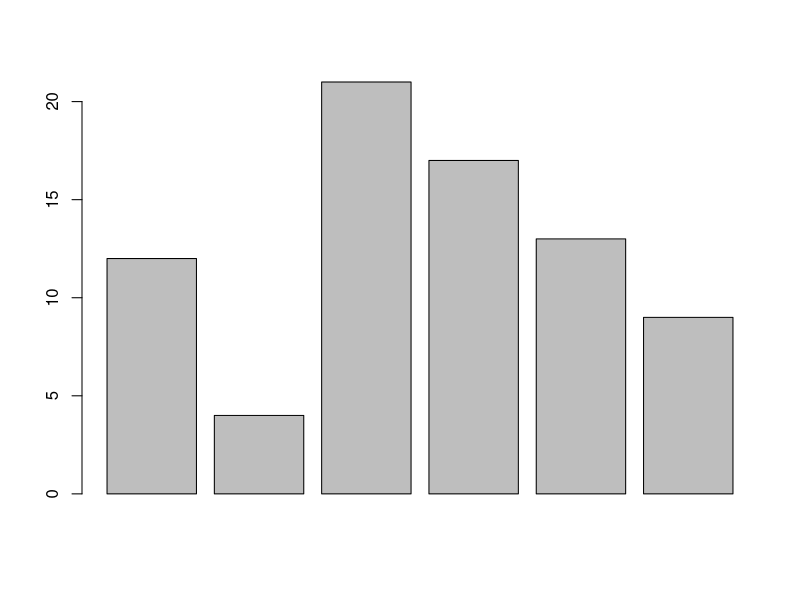
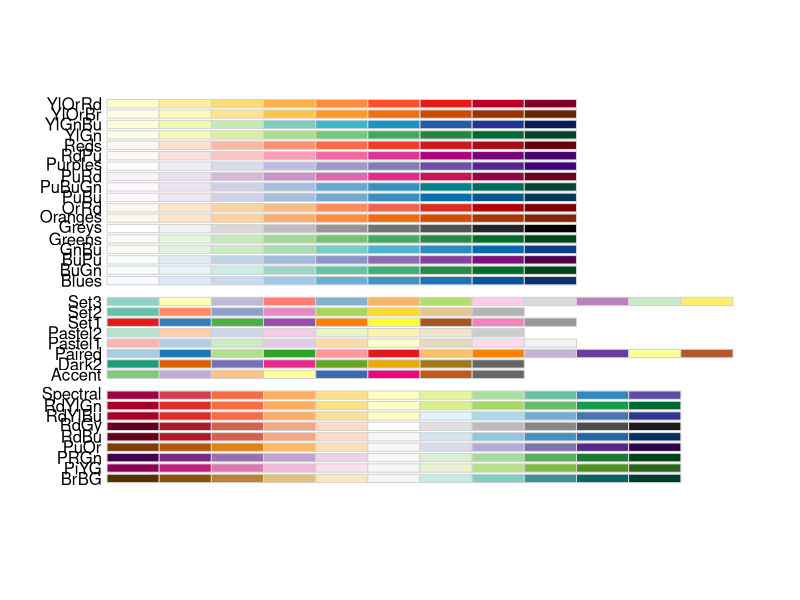
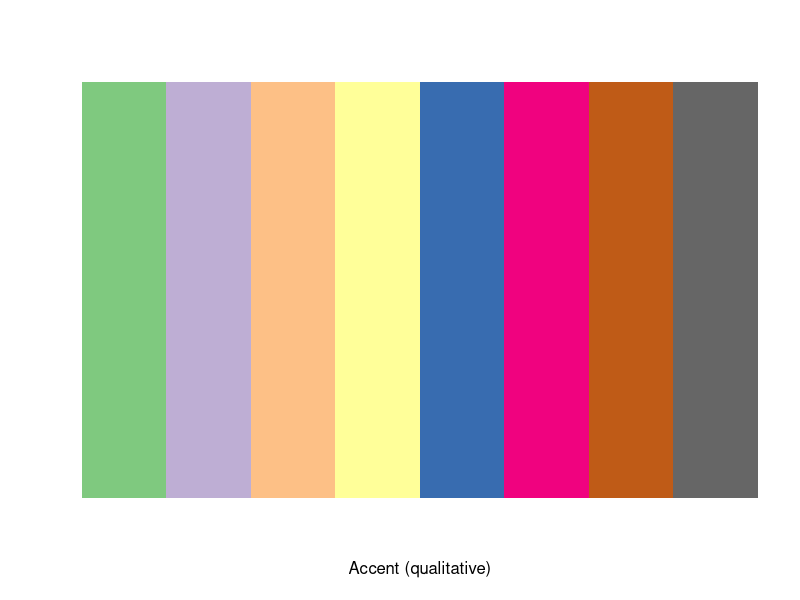
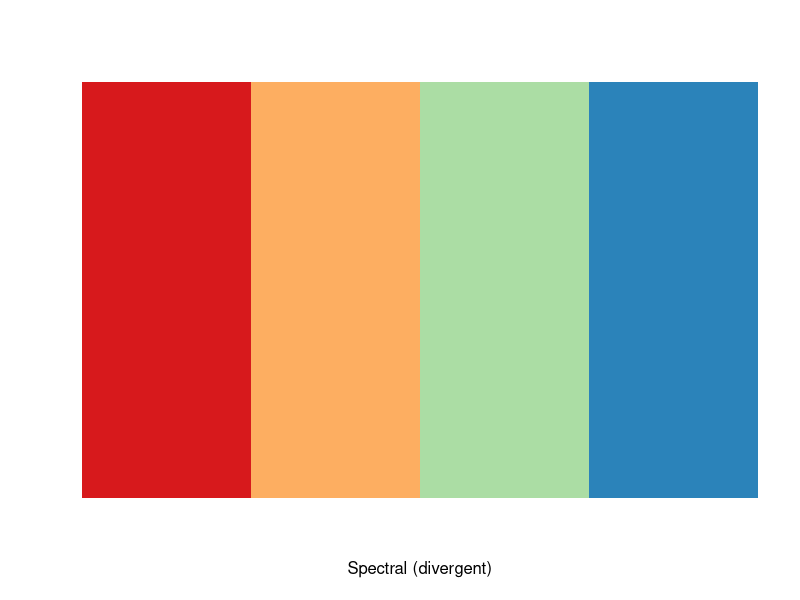
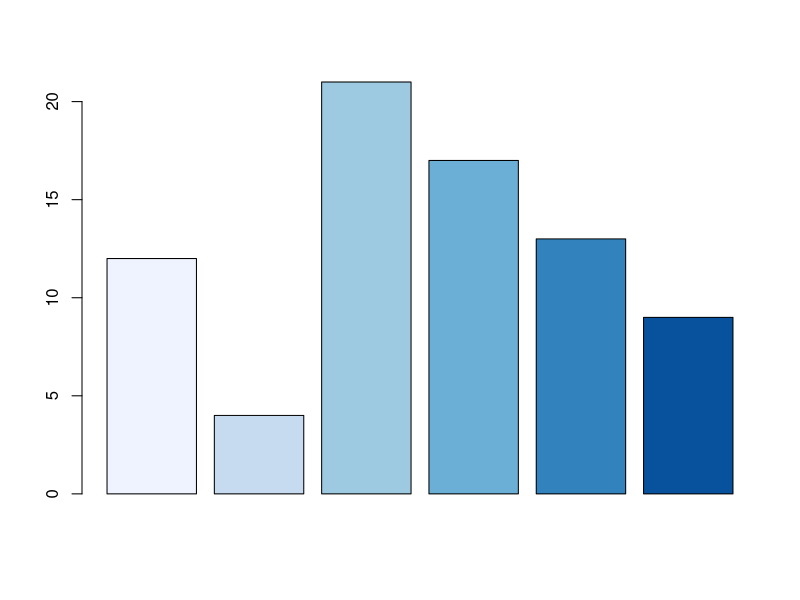
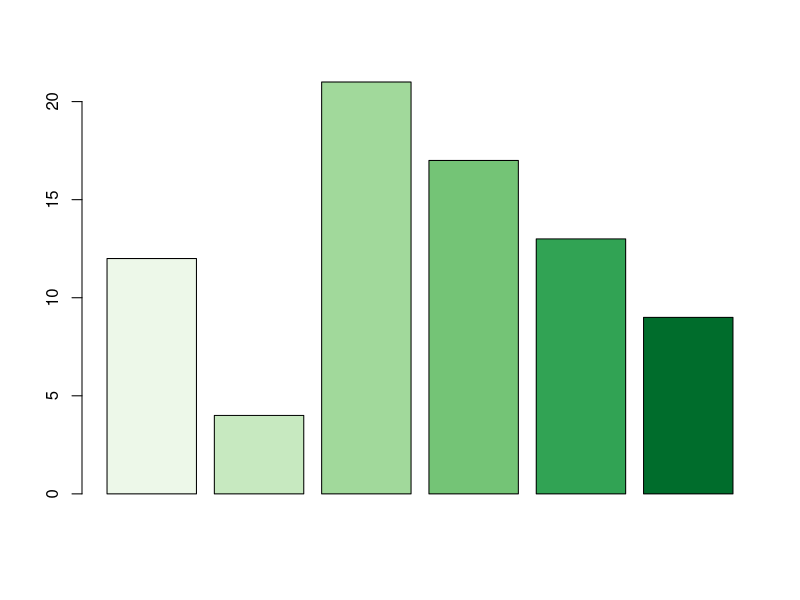
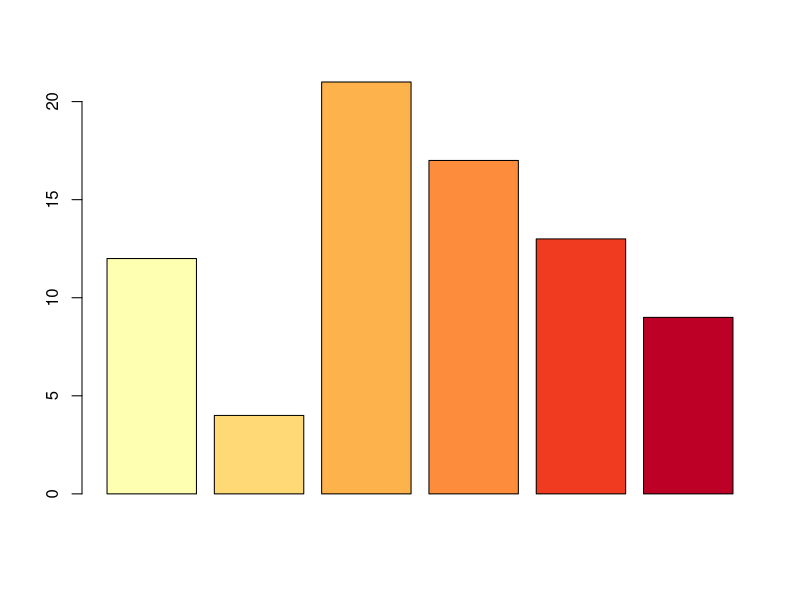
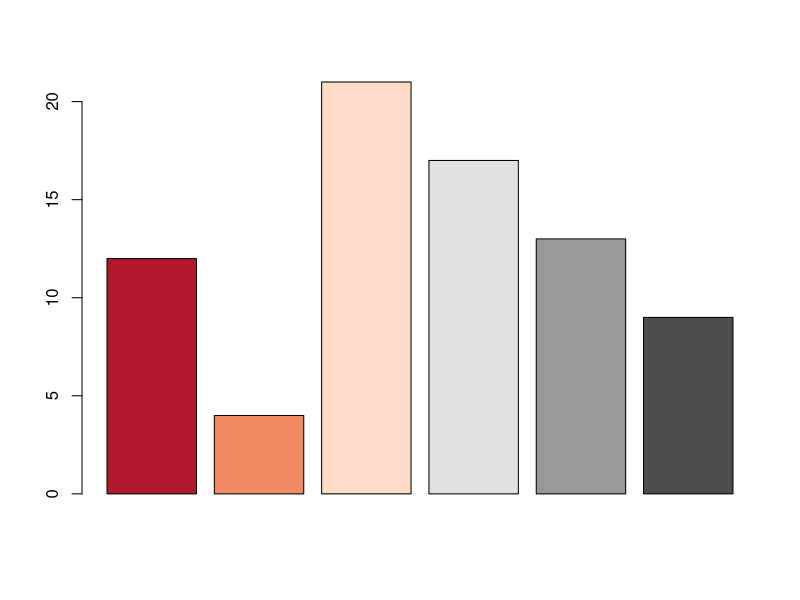

Source code (R) for these figures, in order:
# R Statistics Essential Training
# Ex01_10
# Exploring Color with RColorBrewer

# Barplot
x = c(12, 4, 21, 17, 13, 9)
barplot(x)

# RColorBrewer
browseURL("http://colorbrewer2.org/")  # Uses Flash
install.packages("RColorBrewer")
help(package = "RColorBrewer")
require("RColorBrewer")

# Show all of the palettes in a graphics window
display.brewer.all()

# To see palette colors in separate window, give number
# of desired colors and name of palette in quotes
display.brewer.pal(8, "Accent")
display.brewer.pal(4, "Spectral")

# Barplots
# Can save palette as vector or call in function
blues <- brewer.pal(6, "Blues")
barplot(x, col = blues)
barplot(x, col = brewer.pal(6, "Greens"))
barplot(x, col = brewer.pal(6, "YlOrRd"))
barplot(x, col = brewer.pal(6, "RdGy"))
barplot(x, col = brewer.pal(6, "BrBG"))
barplot(x, col = brewer.pal(6, "Dark2"))
barplot(x, col = brewer.pal(6, "Paired"))
barplot(x, col = brewer.pal(6, "Pastel2")) # quite good
barplot(x, col = brewer.pal(6, "Set3")) # best

# Clean up
palette("default")  # Return to default
detach("package:RColorBrewer", unload = TRUE)
rm(list = ls())  
